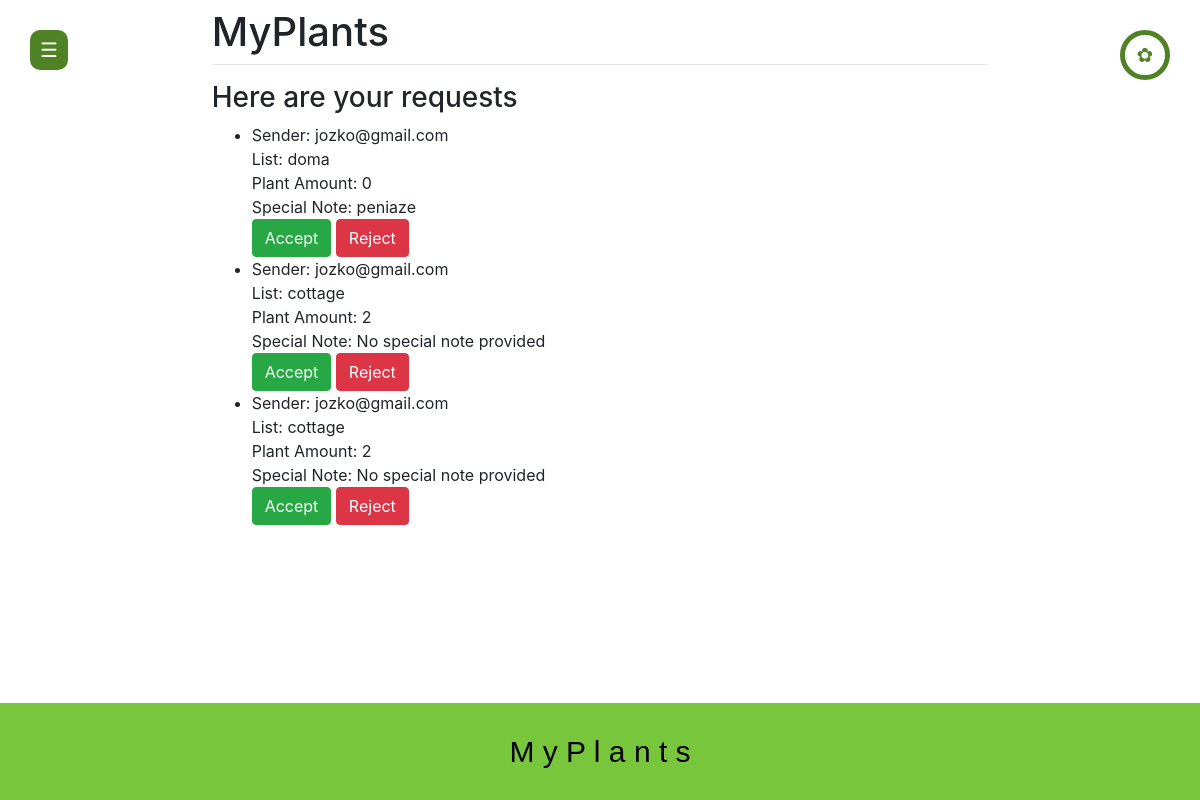
Before: /requests/ (signed in) with the older database file.
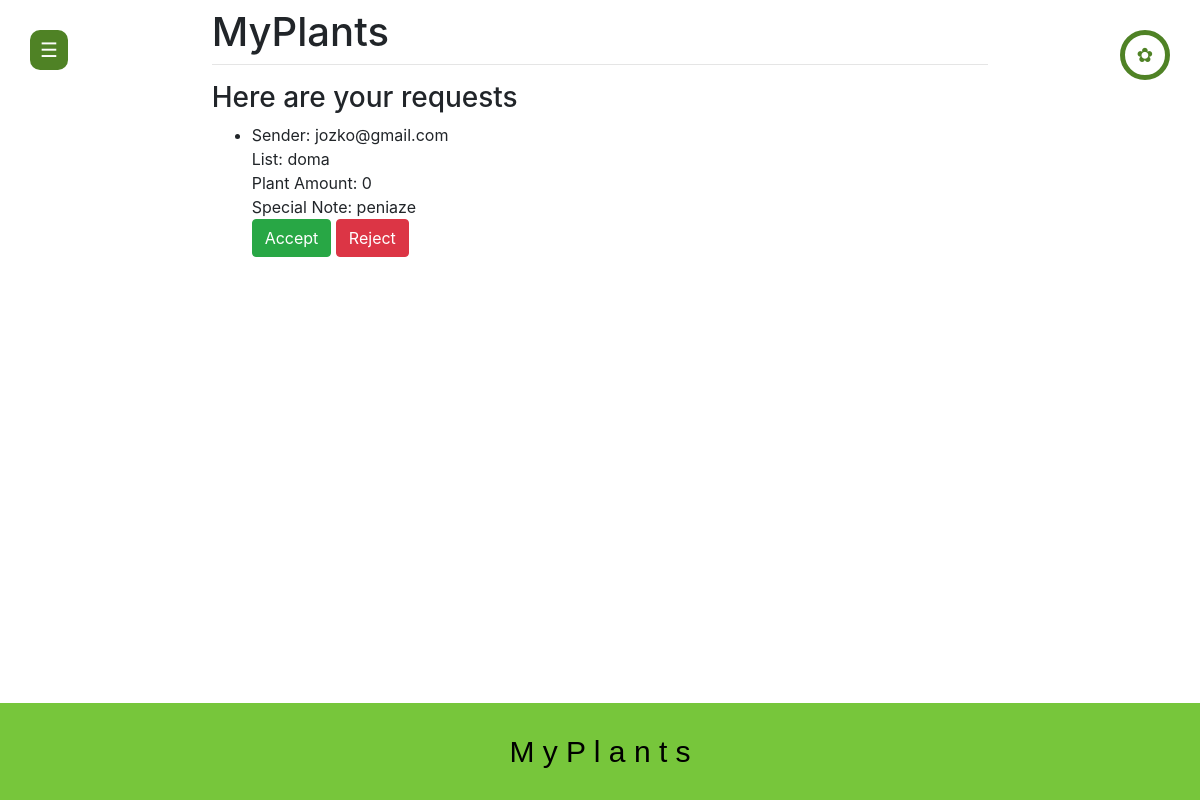
After: the same page with the newer database file.
### main/models.py (models this page shows, shortened)
class Requests(models.Model):
    senderID = models.ForeignKey(User, on_delete=models.CASCADE)
    listID = models.ForeignKey(PlantList, on_delete=models.CASCADE)
    receiverEmail = models.CharField(max_length=200)
    specialNote = models.CharField(max_length=200)

class PlantList(models.Model):
    userID = models.ForeignKey(User, on_delete=models.CASCADE)
    location = models.CharField(max_length=200)
    plantAmount = models.IntegerField(default=0)
    def __str__(self):
        return self.location

### main/views.py (the view, shortened to what this page needs)
# urls.py: path("requests/", views.requests, name="requests"),
def requests(request):
    user_requests = Requests.objects.filter(receiverEmail=request.user.email)
    return render(request, "main/requests.html", {'user_requests': user_requests})

### main/templates/main/requests.html (shortened to what this page needs)
{% extends 'main/base.html' %}
{% block content %}
<h3>Here are your requests</h3>
{% if user_requests %}
<ul>
    {% for request in user_requests %}
    <li>
        Sender: {{ request.senderID.email }}<br>
        List: {{ request.listID }}<br>
        Plant Amount: {{ request.listID.plantAmount }}<br>
        Special Note: {{ request.specialNote|default:"No special note provided" }}<br>
        <form method="POST">
            <button type="submit" class="btn btn-success" name="action" value="accept">Accept</button>
            <button type="submit" class="btn btn-danger" name="action" value="reject">Reject</button>
        </form>
    </li>
    {% endfor %}
</ul>
{% else %}
<p>No share requests found.</p>
{% endif %}
{% endblock %}

Changed rows visible on the page:
removed Requests: senderID.email "jozko@gmail.com", listID "cottage", listID.plantAmount "2", specialNote "No special note provided"
removed Requests: senderID.email "jozko@gmail.com", listID "cottage", listID.plantAmount "2", specialNote "No special note provided"
